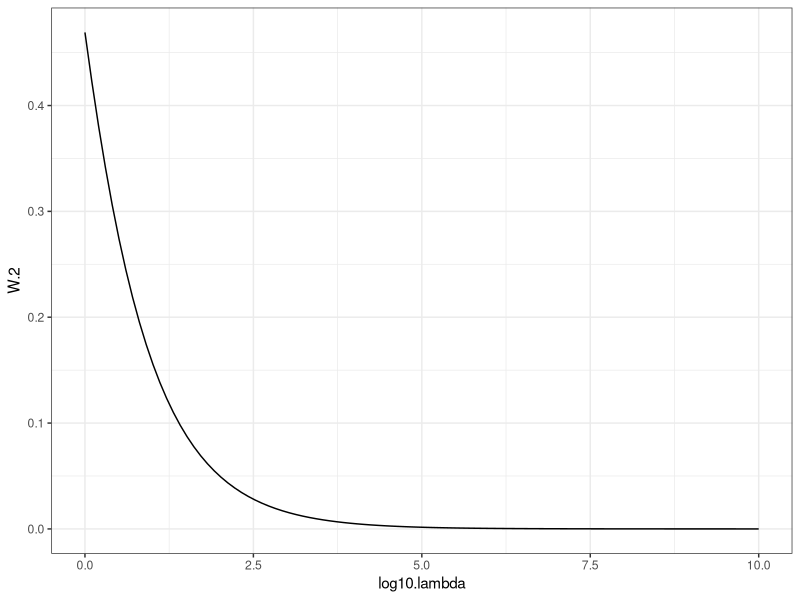

Source code (R):

l=2

Sigma <- function(l){
  matrix(c( (l+2)/(l+4), -2/(l+4), 
           -2/(l+4),(l+2)/(l+4)),2)
}

Mu <- function(l){
  2/(l+4)
}

sqrtMat<-function(Sigma){
  ev= eigen(Sigma)
  Q= ev$vectors
  V = ev$values
  V[V<0]=0
  Q%*%diag(sqrt(V))%*%t(Q)
  }


Wass<-function(l){
  C1= Sigma(l)
  C2= Sigma(0)
  C1half=sqrtMat(C1)
  M1= Mu(l)
  M2= Mu(0)
  
  W2=(M1-M2)^2*2+ sum(diag(C1+C2- 2* sqrtMat(C1half%*%C2%*%C1half)))
  sqrt(W2)
}

l= seq(0,10,length.out = 100)

result<- sapply(10^(-l),Wass)

require("ggplot2")

df=data.frame("log10.lambda"=l,"W.2"=result)

pdf("../../draft/two_normal_wass.pdf",5,3)
ggplot(df,aes(x=log10.lambda,y=W.2))+ geom_line()+theme_bw()
dev.off()